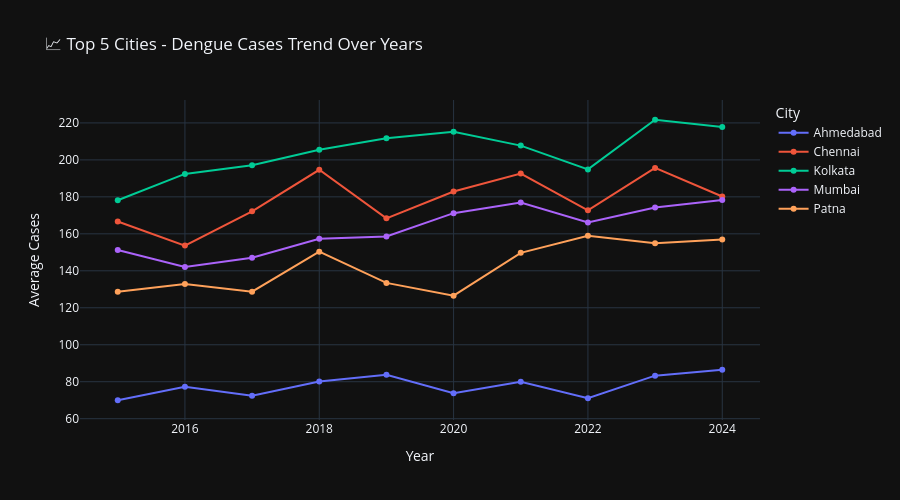

Source (notebook cell):
### Code cell
# City-wise average cases over years
if 'City' in df.columns and 'Year' in df.columns and len(dengue_cols) > 0:
    # Select top 5 cities for clarity
    top_5_cities = city_cases.head(5)['City'].tolist()
    df_top5 = df[df['City'].isin(top_5_cities)]
    
    city_year = df_top5.groupby(['Year', 'City'])[dengue_col].mean().reset_index()
    
    fig = px.line(city_year, x='Year', y=dengue_col, color='City',
                  title='📈 Top 5 Cities - Dengue Cases Trend Over Years',
                  markers=True,
                  labels={'Year': 'Year', dengue_col: 'Average Cases'})
    
    fig.update_layout(height=500, hovermode='x unified')
    fig.show()

### Figure 1 — Plotly figure (JSON) as saved in the notebook; plotly's stock layout.template omitted (floating-point values rounded to 4 significant figures)
{"data": [{"hovertemplate": "City=Ahmedabad<br>Year=%{x}<br>Average Cases=%{y}<extra></extra>", "legendgroup": "Ahmedabad", "line": {"color": "#636efa", "dash": "solid"}, "marker": {"symbol": "circle"}, "mode": "lines+markers", "name": "Ahmedabad", "orientation": "v", "showlegend": true, "type": "scatter", "x": [2015.0, 2016.0, 2017.0, 2018.0, 2019.0, 2020.0, 2021.0, 2022.0, 2023.0, 2024.0], "xaxis": "x", "y": [69.98, 77.3, 72.36, 80.14, 83.79, 73.83, 80.01, 71.06, 83.28, 86.48], "yaxis": "y"}, {"hovertemplate": "City=Chennai<br>Year=%{x}<br>Average Cases=%{y}<extra></extra>", "legendgroup": "Chennai", "line": {"color": "#EF553B", "dash": "solid"}, "marker": {"symbol": "circle"}, "mode": "lines+markers", "name": "Chennai", "orientation": "v", "showlegend": true, "type": "scatter", "x": [2015.0, 2016.0, 2017.0, 2018.0, 2019.0, 2020.0, 2021.0, 2022.0, 2023.0, 2024.0], "xaxis": "x", "y": [166.7, 153.6, 172.2, 194.6, 168.4, 182.9, 192.6, 172.7, 195.6, 180.2], "yaxis": "y"}, {"hovertemplate": "City=Kolkata<br>Year=%{x}<br>Average Cases=%{y}<extra></extra>", "legendgroup": "Kolkata", "line": {"color": "#00cc96", "dash": "solid"}, "marker": {"symbol": "circle"}, "mode": "lines+markers", "name": "Kolkata", "orientation": "v", "showlegend": true, "type": "scatter", "x": [2015.0, 2016.0, 2017.0, 2018.0, 2019.0, 2020.0, 2021.0, 2022.0, 2023.0, 2024.0], "xaxis": "x", "y": [178.2, 192.4, 197.1, 205.5, 211.7, 215.2, 207.7, 194.9, 221.7, 217.8], "yaxis": "y"}, {"hovertemplate": "City=Mumbai<br>Year=%{x}<br>Average Cases=%{y}<extra></extra>", "legendgroup": "Mumbai", "line": {"color": "#ab63fa", "dash": "solid"}, "marker": {"symbol": "circle"}, "mode": "lines+markers", "name": "Mumbai", "orientation": "v", "showlegend": true, "type": "scatter", "x": [2015.0, 2016.0, 2017.0, 2018.0, 2019.0, 2020.0, 2021.0, 2022.0, 2023.0, 2024.0], "xaxis": "x", "y": [151.3, 142.0, 147.1, 157.4, 158.6, 171.2, 176.9, 166.1, 174.3, 178.4], "yaxis": "y"}, {"hovertemplate": "City=Patna<br>Year=%{x}<br>Average Cases=%{y}<extra></extra>", "legendgroup": "Patna", "line": {"color": "#FFA15A", "dash": "solid"}, "marker": {"symbol": "circle"}, "mode": "lines+markers", "name": "Patna", "orientation": "v", "showlegend": true, "type": "scatter", "x": [2015.0, 2016.0, 2017.0, 2018.0, 2019.0, 2020.0, 2021.0, 2022.0, 2023.0, 2024.0], "xaxis": "x", "y": [128.7, 132.9, 128.7, 150.3, 133.5, 126.6, 149.7, 158.9, 154.9, 156.9], "yaxis": "y"}], "layout": {"height": 500, "hovermode": "x unified", "legend": {"title": {"text": "City"}, "tracegroupgap": 0}, "title": {"text": "📈 Top 5 Cities - Dengue Cases Trend Over Years"}, "xaxis": {"anchor": "y", "domain": [0, 1], "title": {"text": "Year"}}, "yaxis": {"anchor": "x", "domain": [0, 1], "title": {"text": "Average Cases"}}}}
